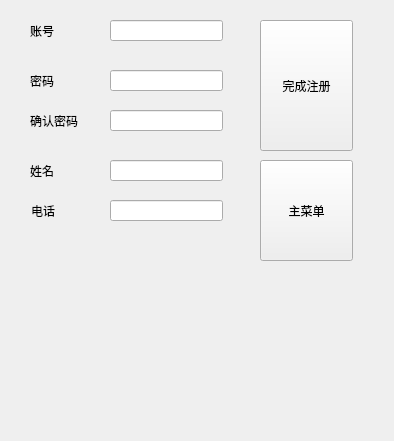
<?xml version="1.0" encoding="UTF-8"?>
<ui version="4.0">
 <class>registWidget</class>
 <widget class="QWidget" name="registWidget">
  <property name="geometry">
   <rect>
    <x>0</x>
    <y>0</y>
    <width>394</width>
    <height>441</height>
   </rect>
  </property>
  <property name="windowTitle">
   <string>Form</string>
  </property>
  <widget class="QLabel" name="accountLabel">
   <property name="geometry">
    <rect>
     <x>30</x>
     <y>20</y>
     <width>72</width>
     <height>21</height>
    </rect>
   </property>
   <property name="text">
    <string>账号</string>
   </property>
  </widget>
  <widget class="QLineEdit" name="accountLine">
   <property name="geometry">
    <rect>
     <x>110</x>
     <y>20</y>
     <width>113</width>
     <height>21</height>
    </rect>
   </property>
  </widget>
  <widget class="QLabel" name="passwordLabel">
   <property name="geometry">
    <rect>
     <x>30</x>
     <y>70</y>
     <width>72</width>
     <height>21</height>
    </rect>
   </property>
   <property name="text">
    <string>密码</string>
   </property>
  </widget>
  <widget class="QLineEdit" name="passwordLine">
   <property name="geometry">
    <rect>
     <x>110</x>
     <y>70</y>
     <width>113</width>
     <height>21</height>
    </rect>
   </property>
  </widget>
  <widget class="QLabel" name="passwordLabel2">
   <property name="geometry">
    <rect>
     <x>30</x>
     <y>110</y>
     <width>72</width>
     <height>21</height>
    </rect>
   </property>
   <property name="text">
    <string>确认密码</string>
   </property>
  </widget>
  <widget class="QLineEdit" name="passwordLine2">
   <property name="geometry">
    <rect>
     <x>110</x>
     <y>110</y>
     <width>113</width>
     <height>21</height>
    </rect>
   </property>
  </widget>
  <widget class="QLineEdit" name="nameLine">
   <property name="geometry">
    <rect>
     <x>110</x>
     <y>160</y>
     <width>113</width>
     <height>21</height>
    </rect>
   </property>
  </widget>
  <widget class="QLabel" name="nameLabel">
   <property name="geometry">
    <rect>
     <x>30</x>
     <y>160</y>
     <width>72</width>
     <height>21</height>
    </rect>
   </property>
   <property name="text">
    <string>姓名</string>
   </property>
  </widget>
  <widget class="QLabel" name="phoneNumberLabel">
   <property name="geometry">
    <rect>
     <x>31</x>
     <y>200</y>
     <width>81</width>
     <height>21</height>
    </rect>
   </property>
   <property name="text">
    <string>电话</string>
   </property>
  </widget>
  <widget class="QLineEdit" name="phoneNumberLine">
   <property name="geometry">
    <rect>
     <x>110</x>
     <y>200</y>
     <width>113</width>
     <height>21</height>
    </rect>
   </property>
  </widget>
  <widget class="QPushButton" name="finishButton">
   <property name="geometry">
    <rect>
     <x>260</x>
     <y>20</y>
     <width>93</width>
     <height>131</height>
    </rect>
   </property>
   <property name="text">
    <string>完成注册</string>
   </property>
  </widget>
  <widget class="QPushButton" name="menuButton">
   <property name="geometry">
    <rect>
     <x>260</x>
     <y>160</y>
     <width>93</width>
     <height>101</height>
    </rect>
   </property>
   <property name="text">
    <string>主菜单</string>
   </property>
  </widget>
 </widget>
 <resources/>
 <connections/>
</ui>
